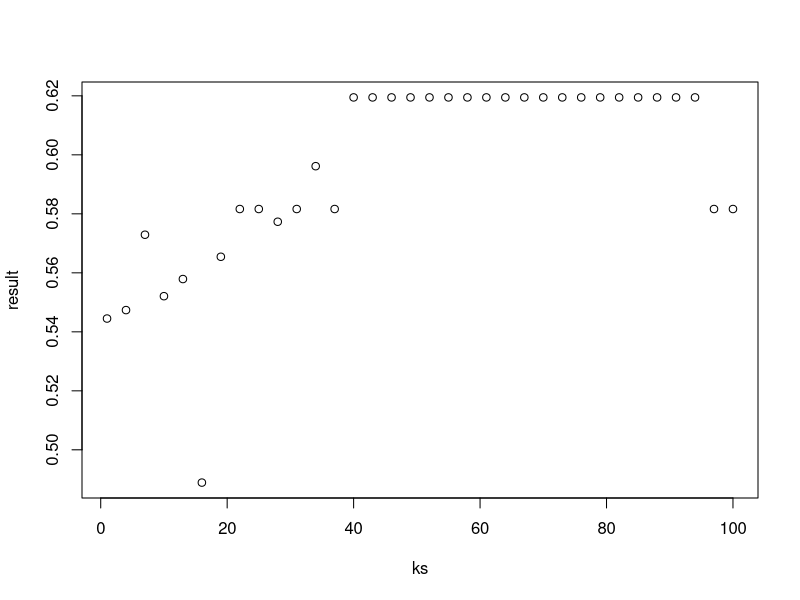

Here is the R script that generated this plot:
#Comprehension Check: Nearest Neighbors
#Q1
#Previously, we used logistic regression to predict sex based on height. Now we are going to use knn to do the same. Set the seed to 1, then use the caret package to partition the dslabs "heights" data into a training and test set of equal size. Use the sapply function to perform knn with k values of seq(1, 101, 3) and calculate F_1 scores.

library(caret)
library(dslabs)
library(tidyverse)
set.seed(1)
data("heights")
test_index <- createDataPartition(heights$sex, times = 1, p=0.5, list= FALSE)
train_set <- heights[-test_index,]
test_set <-  heights[test_index,]
ks <- seq(1, 101, 3)
result <- sapply(ks, function(k){
  
  fit <- knn3(sex ~ height, train_set, k = k )
  y_hat <- predict(fit, test_set ,type = "class") %>%
    factor(levels(train_set$sex))
  F_meas(data = y_hat, reference = test_set$sex)
})
plot(ks,result)
#What is the max value of F_1?
max(result)
#0.6019417
#At what value of k does the max occur?
ks[which.max(result)]
#46

#Q2
#Next we will use the same gene expression example used in the Comprehension Check: Distance exercises. You can load it like this:
  

library(dslabs)
data("tissue_gene_expression")

#Split the data into training and test sets, and report the accuracy you obtain. Try it for k = 1, 3, 5, 7, 9, 11. Set the seed to 1.

set.seed(1)
library(caret)
y <- tissue_gene_expression$y
x <- tissue_gene_expression$x
train_index <- createDataPartition(y, list = FALSE)
sapply(seq(1, 11, 2), function(k){
  fit <- knn3(x[train_index,], y[train_index], k = k)
  y_hat <- predict(fit, newdata = data.frame(x=x[-train_index,]),
                   type = "class")
  mean(y_hat == y[-train_index])
})

#0.9784946 0.9677419 0.9892473 0.9677419 0.9569892 0.9569892
